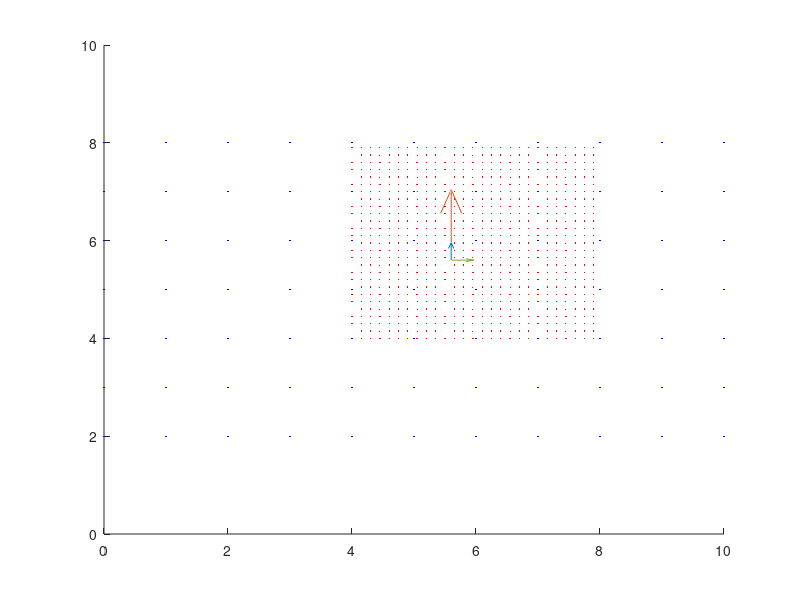

Write MATLAB code to recreate this figure.
figure(1)
hold on

% Settings
num = 10;
a = 0;
b = 1;

% Grid Points
x = 0:num;
y = 0:num;
z = 0:num;
[X, Y, Z] = meshgrid(x, y, z);
x = [X(:); X(:); X(:)];
y = [Y(:); Y(:); Y(:)];
z = [Z(:); Z(:); Z(:)];
scatter3(x,y,z, 1, 'b', '.')

% Surface of interest
num = 0.8 * num;
x = 0.5*num:0.15:num;
y = 0.5*num:0.15:num;
z = 0.5*num:0.15:num;
[X, Y] = meshgrid(x, y);
Z = a * X + b * Y;
x = [X(:); X(:); X(:)];
y = [Y(:); Y(:); Y(:)];
z = [Z(:); Z(:); Z(:)];
% surf(X, Y, Z, 'EdgeColor', 'none', 'FaceAlpha', 0.5, 'FaceColor', 'r')
scatter3(x,y,z, 1, 'r', '.')

% Surface Normal of Interest
x0 = 0.7 * num;
y0 = 0.7 * num;
z0 = a * x0 + b * y0;
x1 = 0.7 * num;
y1 = 0.75 * num;
z1 = a * x1 + b * y1;
x2 = 0.75 * num;
y2 = 0.7 * num;
z2 = a * x2 + b * y2;
v1 = [x1-x0 y1-y0 z1-z0];
v2 = [x2-x0 y2-y0 z2-z0];
n = 10 * cross(v1, v2);
quiver3(x0, y0, z0, v1(1), v1(2), v1(3))
quiver3(x0, y0, z0, v2(1), v2(2), v2(3))
quiver3(x0, y0, z0, n(1), n(2), n(3))

dot(n,v1)
dot(n,v2)
